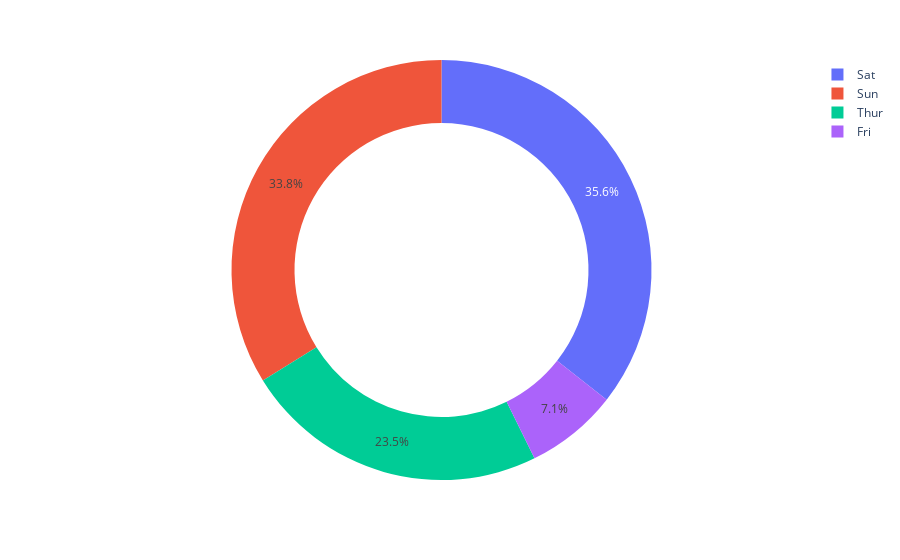

Notebook cell for this chart:
### Code cell
# tips given according to days
figure = px.pie(data,
               values = "tip",
               names = "day", hole = 0.7)
figure.show()

### Figure 1 — Plotly figure (JSON) as saved in the notebook; plotly's stock layout.template omitted (floating-point values rounded to 4 significant figures; data arrays with more than 128 entries replaced by an {"elided": "..."} marker saying what was removed)
{"data": [{"domain": {"x": [0, 1], "y": [0, 1]}, "hole": 0.7, "hovertemplate": "day=%{label}<br>tip=%{value}<extra></extra>", "labels": {"elided": "244 str values"}, "legendgroup": "", "name": "", "showlegend": true, "type": "pie", "values": {"elided": "244 float values"}}], "layout": {"legend": {"tracegroupgap": 0}, "margin": {"t": 60}}}
